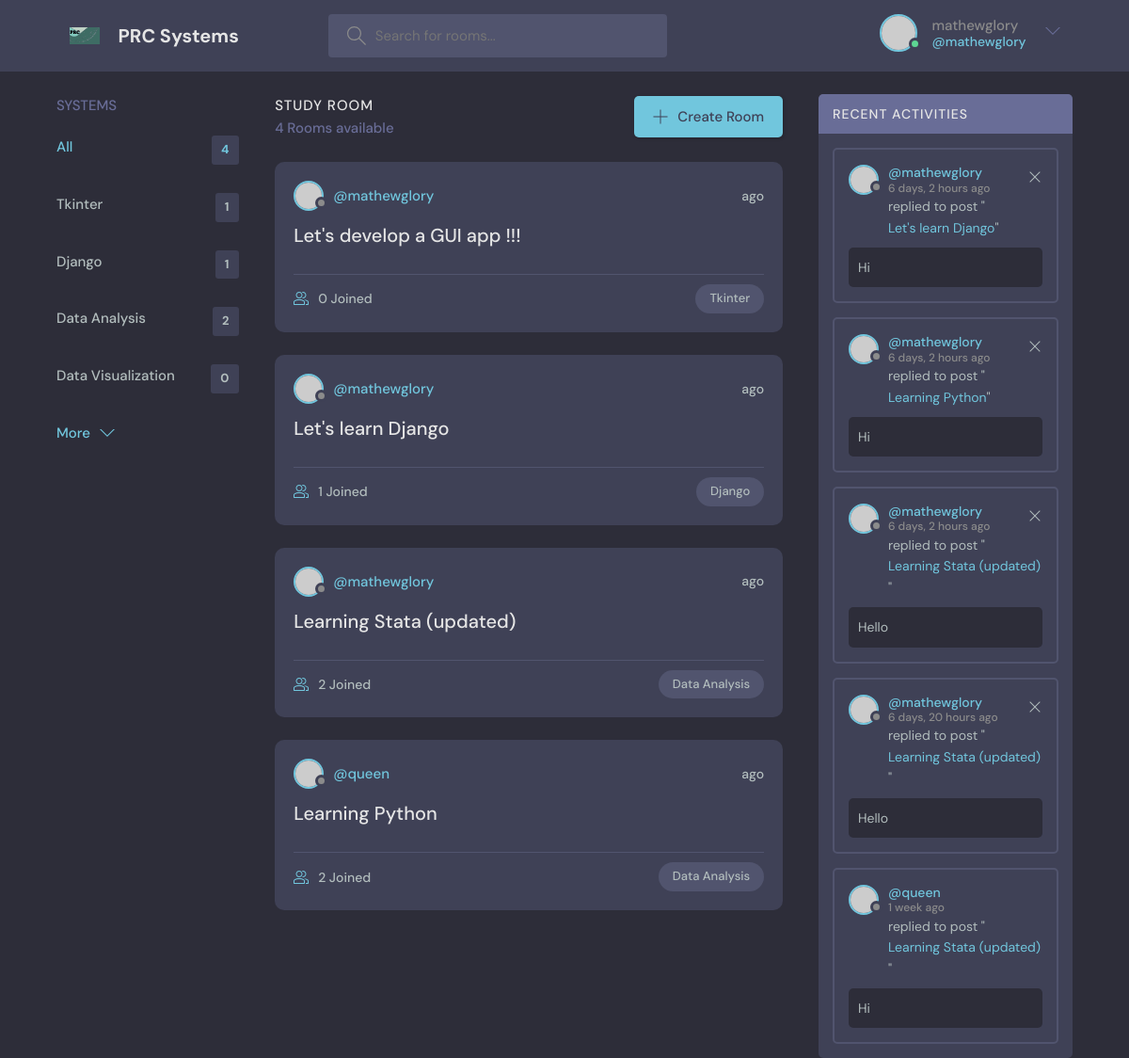
The app's page / (signed in) with its own data.
### chatroom/models.py (models this page shows, shortened)
class Topic(models.Model):
    name=models.CharField(max_length=200)

class Room(models.Model):
    host=models.ForeignKey(User, on_delete=models.SET_NULL, null =True)
    topic=models.ForeignKey(Topic, on_delete=models.SET_NULL, null =True)
    name = models.CharField(max_length=200)
    description = models.TextField(null=True, blank=True)
    participants = models.ManyToManyField(User, related_name='participants', blank = True)
    update = models.DateField(auto_now=True)
    created = models.DateTimeField(auto_now_add=True)
    class Meta:
        ordering = ['-update', '-created']
    def __str__(self):
        return self.name

class Message(models.Model):
    user = models.ForeignKey(User, on_delete=models.CASCADE)
    room =  models.ForeignKey(Room, on_delete=models.CASCADE)
    body = models.TextField()
    update = models.DateField(auto_now=True)
    created = models.DateTimeField(auto_now_add=True)
    def __str__(self):
        return self.body[0:50]
    class Meta:
        ordering = ['-update', '-created']

### chatroom/views.py (the view)
# urls.py: path('', views.home, name="home"),
def home(request):
    q = request.GET.get('q') if request.GET.get('q') != None else ''
    rooms =  Room.objects.filter(
        Q(topic__name__icontains=q) |    # There are other methods like __startswith __endswith
        Q(name__icontains=q)  |
        Q(description__icontains=q)
        )
    topics =  Topic.objects.all()                                    # Gets all the topics in the models
    rooms_count = rooms.count()
    room_messages =  Message.objects.filter(
        Q(room__topic__name__icontains=q)
    )
    context = {'rooms': rooms, 'topics':topics, 'room_count':rooms_count,
               "room_messages": room_messages}                      # additional values to retun for use in the home.html
    return render(request, 'chatroom/home.html', context)

### chatroom/templates/chatroom/home.html (shortened to what this page needs)
{% extends 'main.html' %} {% block content %}
<main class="layout layout--3">
  <div class="container">
    {% include 'chatroom/topics_component.html' %}
    <div class="roomList">
      <div class="roomList__header">
        <div>
          <h2>Study Room</h2>
          <p>{{room_count}} Rooms available</p>
        </div>
        <a class="btn btn--main" href="create-room.html">
          <svg
            version="1.1"
            xmlns="http://www.w3.org/2000/svg"
            width="32"
            height="32"
            viewBox="0 0 32 32"
          >
            <title>add</title>
            <path
              d="M16.943 0.943h-1.885v14.115h-14.115v1.885h14.115v14.115h1.885v-14.115h14.115v-1.885h-14.115v-14.115z"
            ></path>
          </svg>
          Create Room
        </a>
      </div>
      {% include 'chatroom/feed_component.html' %}
    </div>
    {% include 'chatroom/activity_component.html' %}
  </div>
</main>
{% endblock %}

### templates/navbar.html (shortened to what this page needs)
{% load static %}
<header class="header header--loggedIn">
    <div class="container">
      <a href="{% url 'home' %}" class="header__logo">
        <img src="{% static 'images/prc.svg' %}" />
        <h1>PRC Systems</h1>
      </a>
      <form class="header__search" method="GET" action="{% url 'home' %}" ">
        <label>
          <input name="q" placeholder="Search for rooms..." />
        </label>
      </form>
      <nav class="header__menu">
        {% if request.user.is_authenticated %}
        <div class="header__user">
          <a href="profile.html">
            <div class="avatar avatar--medium active">
              <img src="https://randomuser.me/api/portraits/men/37.jpg" />
            </div>
            <p>{{request.user.username}} <span>@{{request.user.username}}</span></p>
          </a>
          <button class="dropdown-button">
            <svg version="1.1" xmlns="http://www.w3.org/2000/svg" width="32" height="32" viewBox="0 0 32 32">
              <title>chevron-down</title>
              <path d="M16 21l-13-13h-3l16 16 16-16h-3l-13 13z"></path>
            </svg>
          </button>
        </div>
        {% else %}
        <a href="{% url 'loginpage' %}">
          <img src="{% static 'images/avatar.svg' %}" />
          <p>Login</p>
        </a>
        {% endif %}
      </nav>
    </div>
  </header>

### chatroom/templates/chatroom/topics_component.html
<div class="topics">
  <div class="topics__header">
    <h2>Systems</h2>
  </div>
  <ul class="topics__list">
    <li>
      <a href="{% url 'home' %}" class="active">All <span>{{topics.count}}</span></a>
    </li>
    {% for topic in topics %}
    <li>
      <a href="{% url 'home' %}?q={{topic.name}}">{{topic.name}}<span> {{topic.room_set.all.count}} </span></a>
    {% endfor %}
    </li>
  </ul>
  <a class="btn btn--link" href="topics.html">
    More
    <svg
      version="1.1"
      xmlns="http://www.w3.org/2000/svg"
      width="32"
      height="32"
      viewBox="0 0 32 32"
    >
      <title>chevron-down</title>
      <path d="M16 21l-13-13h-3l16 16 16-16h-3l-13 13z"></path>
    </svg>
  </a>
</div>

### chatroom/templates/chatroom/feed_component.html (shortened to what this page needs)
{% for room in rooms %}
<div class="roomListRoom">
  <div class="roomListRoom__header">
    <a href="{% url 'user-profile' room.host.id %}" class="roomListRoom__author">
      <div class="avatar avatar--small">
        <img src="https://randomuser.me/api/portraits/women/11.jpg" />
      </div>
      <span>@{{room.host.username}}</span>
    </a>
    <div class="roomListRoom__actions">
      <span>{{roon.created|timesince}} ago</span>
    </div>
  </div>
  <div class="roomListRoom__content">
    <a href="{% url 'room' room.id %}">{{room.name}}</a>
  </div>
  <div class="roomListRoom__meta">
    <a href="{% url 'room' room.id %}" class="roomListRoom__joined">
      {{room.participants.all.count}} Joined
    </a>
    <p class="roomListRoom__topic">{{room.topic.name}}</p>
  </div>
</div>
{% endfor %}

### chatroom/templates/chatroom/activity_component.html
<div class="activities">
  <div class="activities__header">
    <h2>Recent Activities</h2>
  </div>
  {% for message in room_messages %}
  <div class="activities__box">
    <div class="activities__boxHeader roomListRoom__header">
      <a href="{% url 'user-profile' message.user.id  %}" class="roomListRoom__author">
        <div class="avatar avatar--small">
          <img src="https://randomuser.me/api/portraits/women/11.jpg" />
        </div>
        <p>
          @{{message.user}}
          <span>{{message.created|timesince}} ago</span>
        </p>
      </a>
      {% if request.user == message.user %}
      <div class="roomListRoom__actions">
        <a href="{% url 'delete-message' message.id %}">
          <svg
            version="1.1"
            xmlns="http://www.w3.org/2000/svg"
            width="32"
            height="32"
            viewBox="0 0 32 32"
          >
            <title>remove</title>
            <path
              d="M27.314 6.019l-1.333-1.333-9.98 9.981-9.981-9.981-1.333 1.333 9.981 9.981-9.981 9.98 1.333 1.333 9.981-9.98 9.98 9.98 1.333-1.333-9.98-9.98 9.98-9.981z"
            ></path>
          </svg>
        </a>
      </div>
      {% endif %}
    </div>
    <div class="activities__boxContent">
      <p>
        replied to post "<a href="{% url 'room' message.room.id %}">{{message.room}}</a>"
      </p>
      <div class="activities__boxRoomContent">
        {{message}}
      </div>
    </div>
  </div>
  {% endfor %}
</div>

### records on screen
Topic: name "Tkinter", room_set.all.count "1"
Topic: name "Django", room_set.all.count "1"
Topic: name "Data Analysis", room_set.all.count "2"
Topic: name "Data Visualization", room_set.all.count "0"
Room: host.username "mathewglory", name "Let's develop a GUI app !!!", participants.all.count "0", topic.name "Tkinter"
Room: host.username "mathewglory", name "Let's learn Django", participants.all.count "1", topic.name "Django"
Room: host.username "mathewglory", name "Learning Stata (updated)", participants.all.count "2", topic.name "Data Analysis"
Room: host.username "queen", name "Learning Python", participants.all.count "2", topic.name "Data Analysis"
Message: user "mathewglory", created "6 days, 2 hours", room "Let's learn Django", body "Hi"
Message: user "mathewglory", created "6 days, 2 hours", room "Learning Python", body "Hi"
Message: user "mathewglory", created "6 days, 2 hours", room "Learning Stata (updated)", body "Hello"
Message: user "mathewglory", created "6 days, 20 hours", room "Learning Stata (updated)", body "Hello"
Message: user "queen", created "1 week", room "Learning Stata (updated)", body "Hi"

### other values on screen
{{ request.user.username }} "mathewglory"
{{ topics.count }} "4"
{{ room_count }} "4"
